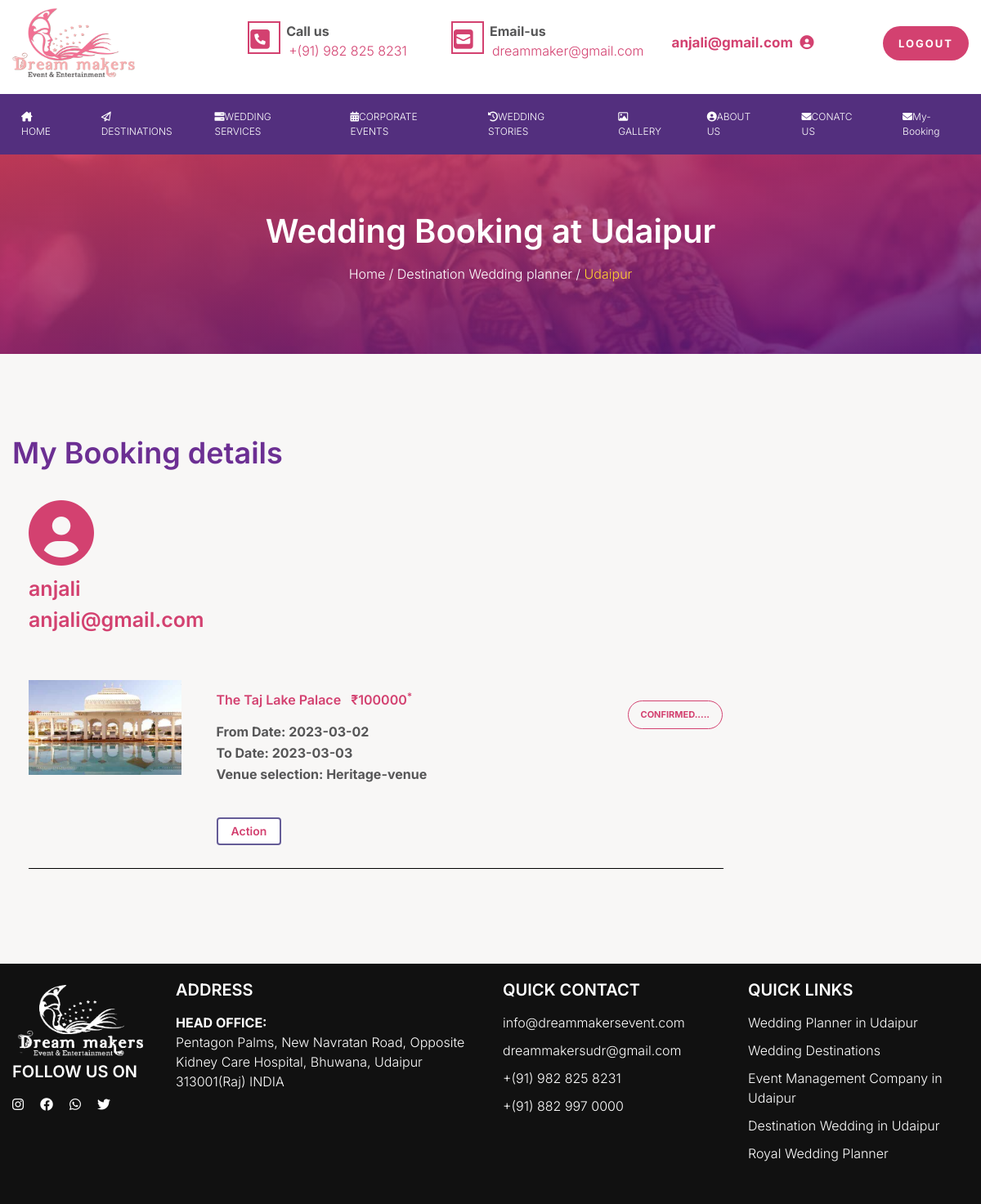
Page /booking.php (signed in) on the committed database.
### tables this page shows
CREATE TABLE `cust_tbl` (
  `cust_id` int(5) NOT NULL,
  `cust_name` varchar(30) NOT NULL,
  `address` text NOT NULL,
  `country` varchar(30) NOT NULL,
  `state` varchar(30) NOT NULL,
  `city` varchar(30) NOT NULL,
  `phoneno` bigint(10) NOT NULL,
  `email` varchar(50) NOT NULL,
  `pincode` int(6) NOT NULL,
  `password` varchar(100) NOT NULL
);

CREATE TABLE `booking_tbl` (
  `book_id` int(5) NOT NULL,
  `cust_email` varchar(50) NOT NULL,
  `dest_id` int(5) NOT NULL,
  `from_date` date NOT NULL,
  `to_date` date NOT NULL,
  `book_venue` varchar(20) NOT NULL,
  `status` int(1) NOT NULL,
  `posting_date` timestamp NOT NULL DEFAULT current_timestamp() ON UPDATE current_timestamp()
);

CREATE TABLE `dest_tbl` (
  `dest_id` int(5) NOT NULL,
  `dest_name` varchar(30) NOT NULL,
  `dest_detail` text NOT NULL,
  `dest_img` varchar(2000) NOT NULL,
  `dest_price` int(6) NOT NULL
);

### booking.php (the view, shortened to what this page needs)
<?php require('header.php'); ?>
<main class="site-main">
        <section class="section section--banner2">
            <div class="wrap">
                <div class="banner2__text">
                    <h2>Wedding Booking at Udaipur</h2>
                    <p><a href="index.php">Home </a>/ <a href="udaipur.php">Destination Wedding planner </a> / <span>Udaipur</span></p>
                </div>
            </div>
        </section>
        <section class="section section--planner">
            <div class="wrap">
                <div class="jaipur-info">
                    <h3>My Booking details</h3>
                </div>
                        <?php
                        $email = $_SESSION['email'];
                        $query = "SELECT * FROM `cust_tbl` WHERE `email`='$email'";
                        $query_run = mysqli_query($conn,$query);
                        if(mysqli_num_rows($query_run)>0)
                        {
                        foreach($query_run as $row)
                        {
                        ?>
                <div class="row">
                    <div class="col-9">
                        <div class="about__planner"><?php
                        if(isset($_SESSION['logged_in']) && $_SESSION['logged_in']==true)
                { ?>
                               <i class="fa-solid fa-circle-user"></i>
                                <label><?php echo $row['cust_name']; ?><br>
                                <?php echo $row['email']; ?></label>
                                <?php
                                    }
                                    }
                                ?>
                    <?php
                        $email = $_SESSION['email'];
                        $query = "SELECT dest_tbl.dest_id as dest_id,dest_tbl.dest_img,dest_tbl.dest_name,dest_tbl.dest_price,booking_tbl.book_id as book_id,booking_tbl.from_date,booking_tbl.to_date,booking_tbl.book_venue,booking_tbl.status from booking_tbl join dest_tbl where booking_tbl.dest_id=dest_tbl.dest_id and booking_tbl.cust_email='$email'";
                        $query_run = mysqli_query($conn,$query);
                        if(mysqli_num_rows($query_run)>0)
                        {
                        foreach($query_run as $row)
                        {
                    ?>
                    <ul class="booking_list">
                        <li>
                        <div class="booking_img">
                            <a href="hotels.php?id=<?=$row['dest_id'];?>"><img src="<?="uploads/".$row['dest_img']?>" alt="img"></a>
                        </div>
                        <div class="booking_title">
                            <h6><a href="hotels.php?id=<?=$row['dest_id'];?>"><?php echo $row['dest_name']; ?> &nbsp;&nbsp;₹<?php echo $row['dest_price']; ?><sup>*</sup></a></h6>
                            <p><b>From Date: <?php echo $row['from_date']; ?></b><br>
                                <b>To Date: <?php echo $row['to_date']; ?></b><br>
                                <b>Venue selection: <?php echo $row['book_venue']; ?></b> <br>
                                <?php if($row['status']==1)
                            { ?>
                            <div class="detail">
                                <button style="background-color: white;"><a href="bookingpdf.php?id=<?=$row['book_id'];?>"  target="_blank">Action</a></button>
                            </div>
                            <?php } ?>
                        </p>
                        </div>
                        <div class="booking_status">
                            <?php if($row['status']==1)
                            { ?>
                                    &nbsp;&nbsp;&nbsp;&nbsp;&nbsp;&nbsp;<a href="booking.php" class="btn outline btn-xs active-btn">Confirmed.....</a>
                            <?php } else if($row['status']==2) { ?>
                                &nbsp;&nbsp;&nbsp;&nbsp;&nbsp;&nbsp;<a href="booking.php" class="btn outline btn-xs">complete</a>
                            <?php } else if($row['status']==3) { ?>
                                &nbsp;&nbsp;&nbsp;&nbsp;&nbsp;&nbsp;<a href="booking.php" class="btn outline btn-xs">Cancelled....</a>
                            <?php } else { ?>
                                    <a href="booking.php" class="btn outline btn-xs">Not Confirm yet...</a>
                            <?php } ?>
                        </div>
                    </li>
                    </ul>
                    <?php
                    } }
                    ?>
<?php
}
?>
                        </div>
                    </div>
                </div>
            </div>
        </section>
    </main>
    <?php require('footer.php'); ?>

### rows in the picture
cust_tbl: cust_name "anjali", email "anjali@gmail.com"
booking_tbl: dest.dest_img (picture), dest.dest_name "The Taj Lake Palace", dest.dest_price "100000", from_date "2023-03-02", to_date "2023-03-03", book_venue "Heritage-venue", status "CONFIRMED....."

### other values in the picture
$_SESSION[email] "anjali@gmail.com"
